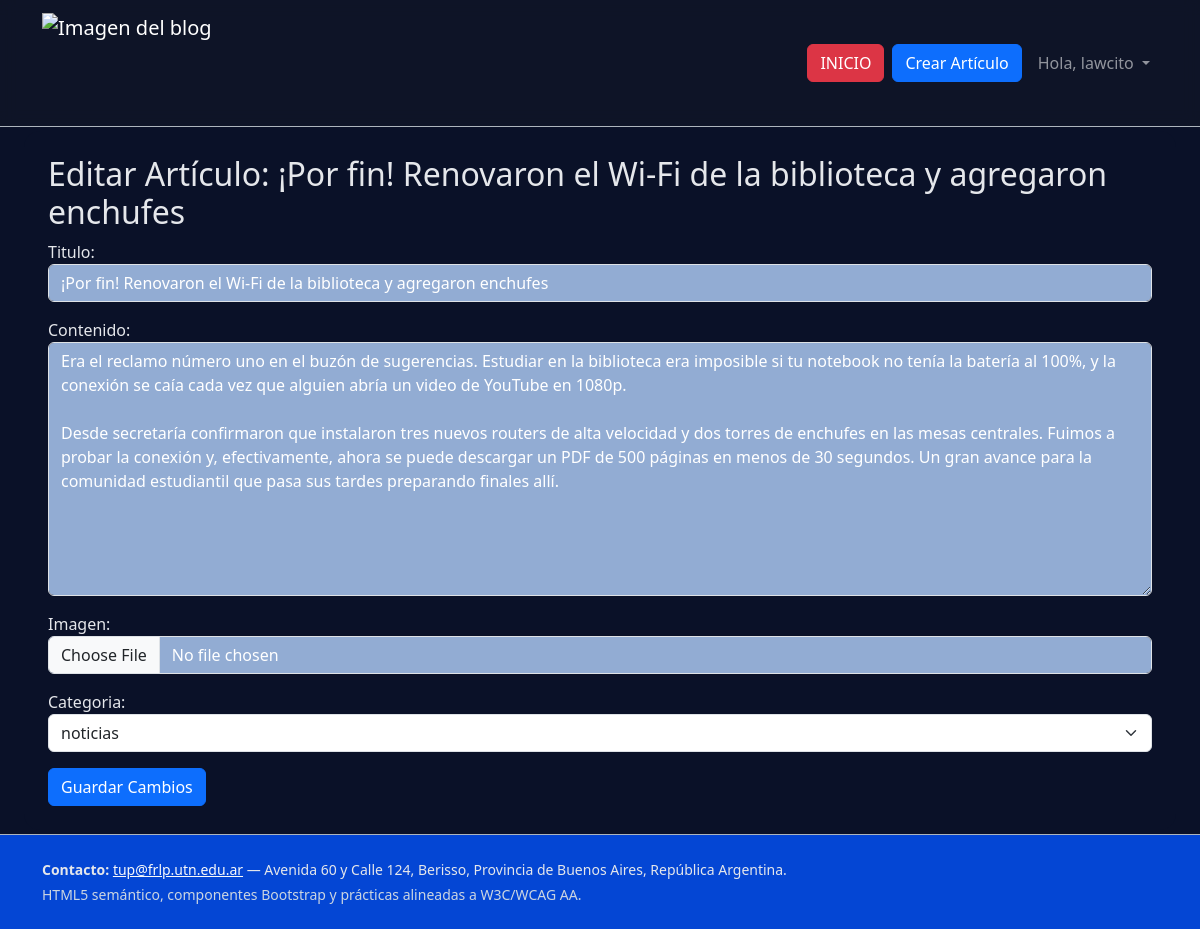
Page /articulos/9/editar/ (signed in) on the committed database.
### blog_edicion/models.py (models this page shows, shortened)
class Articulo(models.Model):
    titulo = models.CharField(max_length=200)
    contenido = models.TextField()
    fecha_publicacion = models.DateTimeField(default=timezone.now)
    imagen = models.ImageField(upload_to='articulos/', blank=True, null=True)
    categoria = models.ForeignKey(Categoria, on_delete=models.SET_NULL, null=True, related_name='articulos')
    autor = models.ForeignKey(User, on_delete=models.CASCADE, null=True, blank=True)
    class Meta:
        ordering = ['-fecha_publicacion']

### blog_edicion/views.py (the view)
# urls.py: path('<int:pk>/editar/', views.editar_articulo, name='editar_articulo'),
@login_required
def editar_articulo(request, pk):
    articulo = get_object_or_404(Articulo, pk=pk)
    if articulo.autor != request.user:
        return HttpResponseForbidden("No tienes permiso para editar este artículo.")
    if request.method == "POST":
        form = ArticuloForm(request.POST, request.FILES, instance=articulo)
        if form.is_valid():
            form.save()
            return redirect("blog_edicion:articulo_detalle", pk=articulo.pk)
    else:
        form = ArticuloForm(instance=articulo)
    return render(
        request,
        "blog_edicion/editar_articulo.html",
        {"form": form, "articulo": articulo},
    )

### blog_edicion/forms.py
class ArticuloForm(forms.ModelForm):
    class Meta:
        model = Articulo
        fields = ['titulo', 'contenido', 'imagen', 'categoria']
        widgets = {
            'titulo': forms.TextInput(attrs={'class': 'form-control '}),
            'contenido': forms.Textarea(attrs={'class': 'form-control'}),
            'categoria': forms.Select(attrs={'class': 'form-select '}),
            'imagen': forms.ClearableFileInput(attrs={'class': 'form-control'}),
        }

### blog_edicion/models.py (called while the page is built)
    def __str__(self):
        return self.nombre

### templates/blog_edicion/editar_articulo.html (shortened to what this page needs)
{% extends "base.html" %}
{% block content %}
  <h2>Editar Artículo: {{ articulo.titulo }}</h2>
  <form method="post" enctype="multipart/form-data">
    {{ form.as_p }}
    <button type="submit" class="btn btn-primary">Guardar Cambios</button>
  </form>
{% endblock %}

### templates/base.html (shortened to what this page needs)
{% load static %}
<!DOCTYPE html>
<html lang="es">
<head>
  <link href="https://cdn.jsdelivr.net/npm/bootstrap@5.3.3/dist/css/bootstrap.min.css" rel="stylesheet">
  <link rel="stylesheet" href="{% static 'css/estilos.css' %}">
</head>
<body class="bg-surface text-light">
  <header class="border-bottom border-dark-subtle">
    <nav class="navbar navbar-expand-lg navbar-dark" style="background: hsla(221, 39%, 11%, 0.651); backdrop-filter: blur(8px);">
      <div class="container">
        <a class="navbar-brand d-inline-flex align-items-center" href="{% url 'home' %}">
          <img src="{% static 'img/logo2.png' %}" alt="Imagen del blog" style="height:100px;width:auto;">
        </a>
        <div class="collapse navbar-collapse" id="navMain">
          <ul class="navbar-nav ms-auto gap-2 align-items-start align-items-lg-center">
            <li class="nav-item">
              <a class="btn btn-danger w-100" href="{% url 'home' %}">INICIO</a>
            </li>
            {% if user.is_authenticated %}
              <li class="nav-item">
                <a class="btn btn-primary w-100" href="{% url 'blog_edicion:crear_articulo' %}">Crear Artículo</a>
              </li>
              <li class="nav-item dropdown">
                <a class="nav-link dropdown-toggle" href="#" id="navbarDropdown" role="button" data-bs-toggle="dropdown" aria-expanded="false">
                  Hola, {{ user.username }}
                </a>
              </li>
            {% endif %}
          </ul>
        </div>
      </div>
    </nav>
  </header>
  <main id="contenido" class="mx-4 my-1">
    <div class="p-4 rounded-4 bg-panel text-black">
      {% block content %}{% endblock %}
    </div>
  </main>
  <footer class="py-4 border-top border-dark-subtle bg-footer">
    <div class="container small">
      <address class="mb-1">
        <strong>Contacto:</strong>
        <a class="link-light text-decoration-underline" href="mailto:tup@frlp.utn.edu.ar">tup@frlp.utn.edu.ar</a> —
        Avenida 60 y Calle 124, Berisso, Provincia de Buenos Aires, República Argentina.
      </address>
      <div class="text-secondary">
        HTML5 semántico, componentes Bootstrap y prácticas alineadas a W3C/WCAG AA.
      </div>
    </div>
  </footer>
</body>
</html>

### static/css/estilos.css (style rules this page uses)
:root { --bg: #0a1128; --panel: #0a1128; --text: #fefcfb; }
html, body { height: 100%; }
body { background: #0a1128; color: var(--text); overflow-x: hidden; width: 100%; }
.bg-panel { background: var(--panel); color: #e5e7eb; }
.bg-panel h1, .bg-panel h2, .bg-panel p, .bg-panel .lead { color: #e5e7eb; }
.bg-footer { background: #0446d4; color: #e5e7eb; }
form .form-control { background-color: #92acd3 !important; color: white !important; }
.navbar-nav .btn { width: 100%; }
@media (min-width: 992px) { .navbar-nav { gap: 0.5rem; align-items: center; } }
@media (min-width: 992px) { .navbar-nav .btn { width: auto; } }
.text-secondary { color: #cbd5e1 !important; }

### rows in the picture
Articulo: titulo "¡Por fin! Renovaron el Wi-Fi de la biblioteca y agregaron enchufes", contenido "Era el reclamo número uno en el buzón de sugerencias. Estudiar en la biblioteca era imposible si tu notebook no tenía la batería al 100%, y la conexión se caía cada vez que alguien abría un video de YouTube en 1080p. Desde secretaría confirmaron que instalaron tres nuevos routers de alta velocidad y dos torres de enchufes en las mesas centrales. Fuimos a probar la conexión y, efectivamente, ahora se puede descargar un PDF de 500 páginas en menos de 30 segundos. Un gran avance para la comunidad estudiantil que pasa sus tardes preparando finales allí.", categoria "noticias"

### other values in the picture
{{ user.username }} "lawcito"
